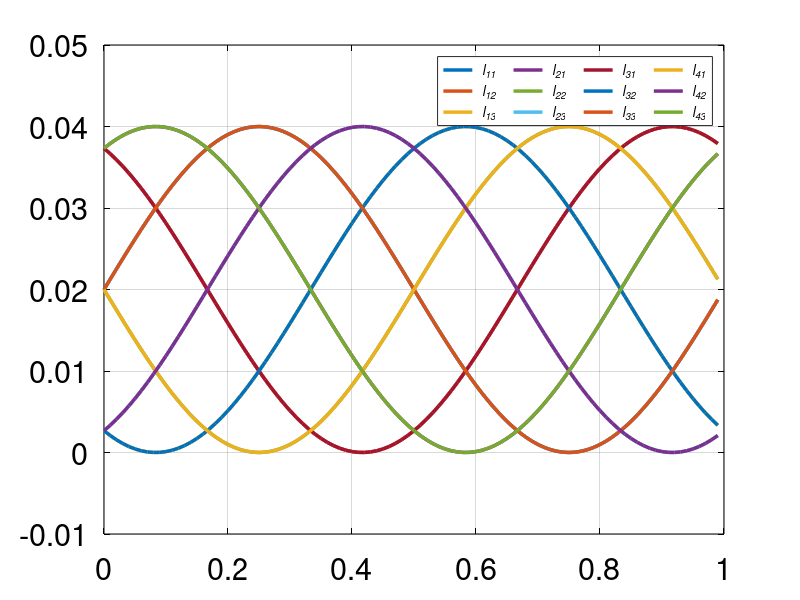

Source code (MATLAB):
%function simin=spiralSiminGenerator3(A,f,N)
% A = amplititude of the gait (in meters, the max length change)
% f = frequency of gait
% N= # of cycles to run the test
% lVec = cyclic Data (lVec) from either sin_f-1_amp-.1_n-50 or sin_f-1_amp-.15_n-50
close; clear;
A=0.04; f=1;N=8;
n=100;
T=1/f;
t=linspace(0,T,n+1)';t(end)=[];


l1=A*.5*(1+sin(2*pi*f*t));
l2=A*.5*(1+sin(2*pi*f*t+2*pi/3));
l3=A*.5*(1+sin(2*pi*f*t+4*pi/3));

ofs=pi/3;

l4=A*.5*(1+sin(2*pi*f*t+ofs));
l5=A*.5*(1+sin(2*pi*f*t+2*pi/3+ofs));
l6=A*.5*(1+sin(2*pi*f*t+4*pi/3+ofs));



l7=A*.5*(1+sin(2*pi*f*t+2*ofs));
l8=A*.5*(1+sin(2*pi*f*t+2*pi/3+2*ofs));
l9=A*.5*(1+sin(2*pi*f*t+4*pi/3+2*ofs));

l10=A*.5*(1+sin(2*pi*f*t+3*ofs));
l11=A*.5*(1+sin(2*pi*f*t+2*pi/3+3*ofs));
l12=A*.5*(1+sin(2*pi*f*t+4*pi/3+3*ofs));

lVec=[l1 l2 l3 l4 l5 l6 l7 l8 l9 l10 l11 l12];

%l1 l2 l3 l4 l5 l6 l7 l8 l9
figure;
plot(t,lVec,'LineWidth',2.5);grid on;
set(gca,'FontSize',22);set(gca,'xcolor','k');set(gca,'ycolor','k');set(gca,'zcolor','k');
xlim([0 1]);xticks([0:0.2:1]);
ylim([-0.01 0.05]);yticks([-0.01:0.01:0.05]);
lgd=legend({'\it l_{11}','\it l_{12}','\it l_{13}','\it l_{21}','\it l_{22}','\it l_{23}','\it l_{31}','\it l_{32}','\it l_{33}','\it l_{41}','\it l_{42}','\it l_{43}'},'NumColumns',4);
set(lgd, 'FontSize', 10)
%set(lgd, 'FontName', 'Cambria Math')


% lVec=lVec-min(min(lVec));
% lVec=A*lVec/max(max(lVec));
% simin=[kron((0:N-1)',ones(n,1)*T)+kron(ones(N,1),t), kron(ones(N,1),lVec)];
% simin(end,1)
% end

